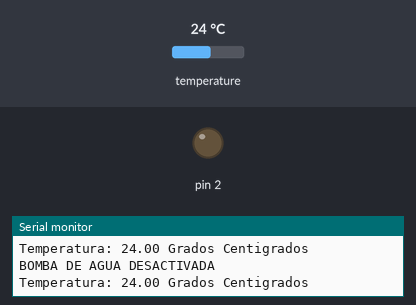
Recording of a sketch running on a simulated Arduino Uno, built with avr-gcc and run on an emulated ATmega328P. Parts: output pins drawn as LEDs (lit = HIGH), the last lines printed to the serial monitor. The test bench sets the inputs (shaded band); at power-on: temperature 24 °C.

Above: at 2.3 s.
2.4 s: temperature set to 29.3 °C
4.2 s: temperature set to 30.7 °C
At 5.6 s:
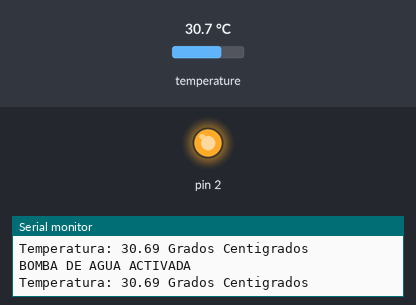
6.1 s: temperature set to 12 °C
At 6.7 s:
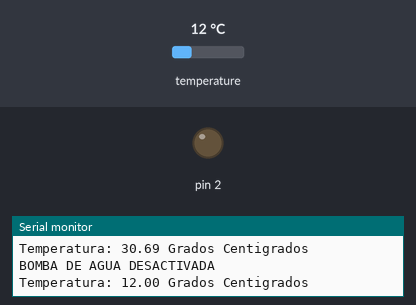
7.6 s: temperature set to 33 °C
At 8.9 s:
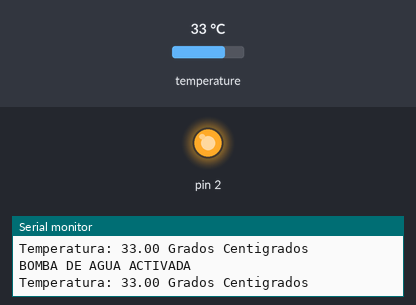
Timing chart, 0 to 10.1 s (numbered marks = the images above; inputs shaded):
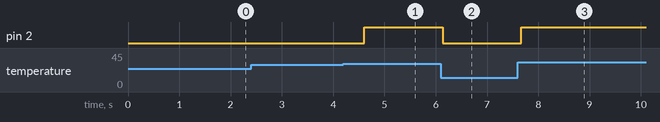

Measured:
- the behaviour switches between 30 and 30.1 °C on temperature (found by bisection; images 0 and 1)
- after the input at 4.2 s, pin 2: LOW → HIGH after 0.41 s
- after the input at 6.1 s, pin 2: HIGH → LOW at once
- after the input at 7.6 s, pin 2: LOW → HIGH after 0.07 s

The sketch:

practica_13.ino
```cpp
#include <OneWire.h>
#include <DallasTemperature.h>

OneWire pin(5); //conectado en pin 5

DallasTemperature sensor(&pin);

float temperatura = 0;

void setup() {
  Serial.begin(9600);

  sensor.begin();

  pinMode(2, OUTPUT);
}

void loop() {
  sensor.requestTemperatures();

  temperatura = sensor.getTempCByIndex(0);

  if (temperatura > 30) {
    digitalWrite(2, HIGH);

    Serial.println("BOMBA DE AGUA ACTIVADA");
  } else {
    digitalWrite(2, LOW);

    Serial.println("BOMBA DE AGUA DESACTIVADA");
  }

  Serial.print("Temperatura: ");
  Serial.print(temperatura);
  Serial.println(" Grados Centigrados");
}
```
